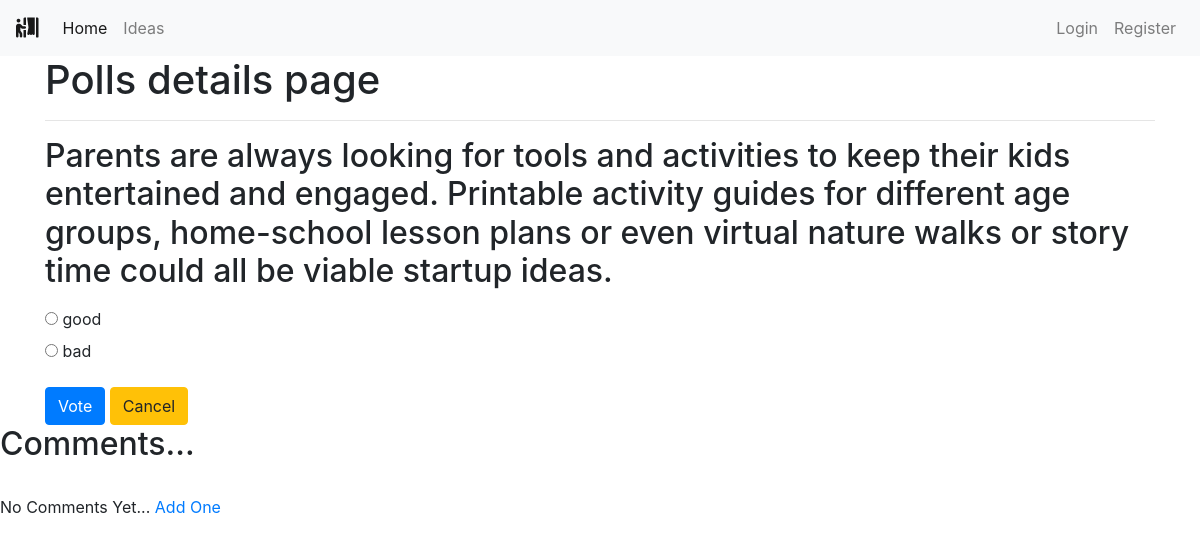
The app's page /polls/2/ with its own data.
### polls/models.py (models this page shows, shortened)
class Poll(models.Model):
    owner = models.ForeignKey(User, on_delete=models.CASCADE)
    text = models.TextField()
    pub_date = models.DateTimeField(default=timezone.now)
    active = models.BooleanField(default=True)
    def __str__(self):
        return self.text

class Choice(models.Model):
    poll = models.ForeignKey(Poll, on_delete=models.CASCADE)
    choice_text = models.CharField(max_length=255)

### polls/views.py (the view)
# urls.py: path('<int:poll_id>/', views.poll_detail, name='detail'),
def poll_detail(request, poll_id):
    poll = get_object_or_404(Poll, id=poll_id)
    if not poll.active:
        return render(request, 'polls/poll_result.html', {'poll': poll})
    loop_count = poll.choice_set.count()
    context = {
        'poll': poll,
        'loop_time': range(0, loop_count),
    }
    return render(request, 'polls/poll_detail.html', context)

### polls/templates/polls/poll_detail.html (shortened to what this page needs)
{% extends 'base.html' %}
{% block content %}
<div class="container">
    <h1>Polls details page</h1>
    <hr>
    <h2 class="mt-3 mb-3">{{ poll }}</h2>
    <form action="{% url 'polls:vote' poll.id %}" method="POST">
        {% for choice in poll.choice_set.all %}
        <input type="radio" name="choice" id="choice{{ forloop.counter }}" value="{{ choice.id }}">
        <label for="choice{{ forloop.counter }}">{{ choice.choice_text }}</label>
        <br>
        {% endfor %}
        <input type="submit" value="Vote" class="btn btn-primary mt-3">
        <a class="btn btn-warning mt-3" href="{% url 'polls:list' %}" role="button">Cancel</a>
    </form>
</div>
<h2>Comments...</h2>
            <br/>
            {% if not post.comments.all %}
                No Comments Yet...<a href="#">
                Add One</a>
            {% endif %}
{% endblock content %}

### records on screen
Poll: text "Parents are always looking for tools and activities to keep their kids entertained and engaged. Printable activity guides for different age groups, home-school lesson plans or even virtual nature walks or story time could all be viable startup ideas."
Choice: choice_text "good"
Choice: choice_text "bad"
